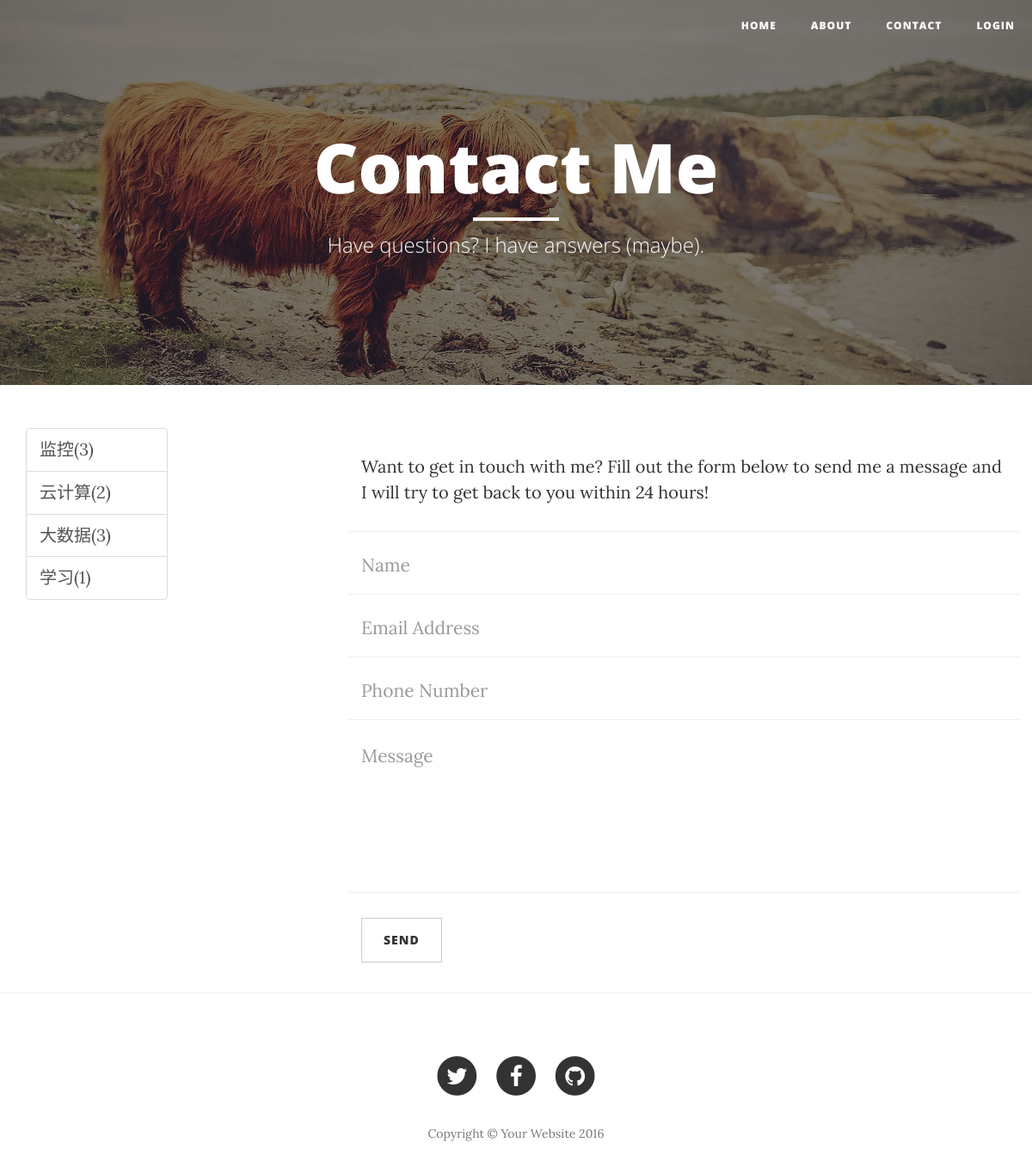
Page /blog/contact/ on the earlier database version.
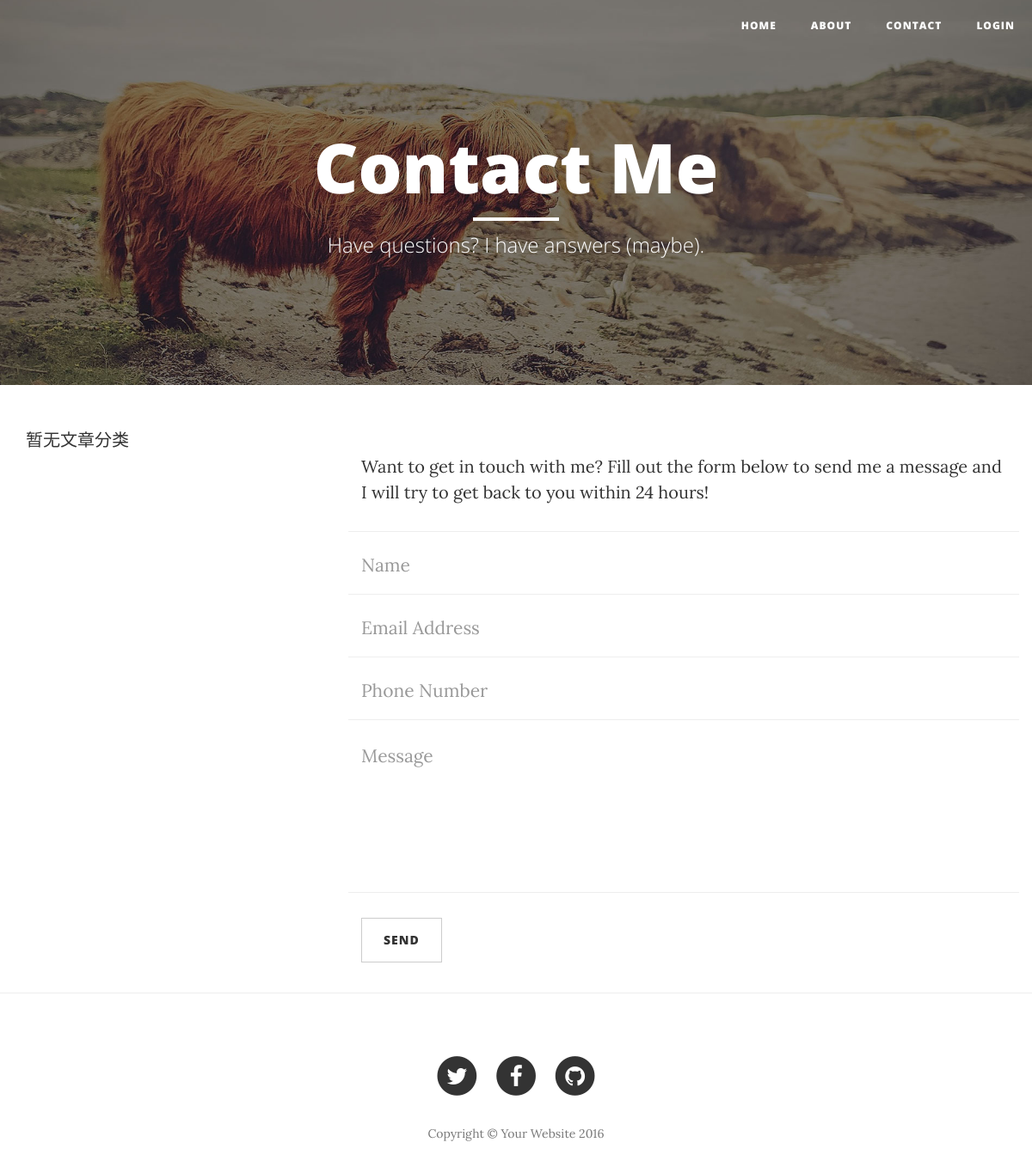
Same page on the later database version.
### blog/models.py (models this page shows)
class Category(models.Model):
    name = models.CharField(max_length=255)
    def __unicode__(self):
        return self.name

### blog/views.py (the view)
def contact(request):
    return render(request,'blog/contact.html')

### blog/templatetags/tags.py (called while the page is built)
@register.simple_tag
def get_categories():
    return Category.objects.all()

### blog/templates/blog/contact.html (shortened to what this page needs)
{% extends 'blog/base.html' %}
{% block header %}
    <header class="intro-header contact-img">
        <div class="container">
            <div class="row">
                <div class="col-lg-8 col-lg-offset-2 col-md-10 col-md-offset-1">
                    <div class="page-heading">
                        <h1>Contact Me</h1>
                        <hr class="small">
                        <span class="subheading">Have questions? I have answers (maybe).</span>
                    </div>
                </div>
            </div>
        </div>
    </header>
{% endblock header %}
{% block main %}
    <div class="container">
        <div class="row">
            <div class="col-lg-8 col-lg-offset-2 col-md-10 col-md-offset-1">
                <p>Want to get in touch with me? Fill out the form below to send me a message and I will try to get back to you within 24 hours!</p>
                <form name="sentMessage" id="contactForm" novalidate>
                    <div class="row control-group">
                        <div class="form-group col-xs-12 floating-label-form-group controls">
                            <input type="text" class="form-control" placeholder="Name" id="name" required data-validation-required-message="Please enter your name.">
                        </div>
                    </div>
                    <div class="row control-group">
                        <div class="form-group col-xs-12 floating-label-form-group controls">
                            <input type="email" class="form-control" placeholder="Email Address" id="email" required data-validation-required-message="Please enter your email address.">
                        </div>
                    </div>
                    <div class="row control-group">
                        <div class="form-group col-xs-12 floating-label-form-group controls">
                            <input type="tel" class="form-control" placeholder="Phone Number" id="phone" required data-validation-required-message="Please enter your phone number.">
                        </div>
                    </div>
                    <div class="row control-group">
                        <div class="form-group col-xs-12 floating-label-form-group controls">
                            <textarea rows="5" class="form-control" placeholder="Message" id="message" required data-validation-required-message="Please enter a message."></textarea>
                        </div>
                    </div>
                    <br>
                    <div class="row">
                        <div class="form-group col-xs-12">
                            <button type="submit" class="btn btn-default">Send</button>
                        </div>
                    </div>
                </form>
            </div>
        </div>
    </div>
{% endblock main %}

### blog/templates/blog/base.html (shortened to what this page needs)
{% load staticfiles %}
{% load tags %}
<!DOCTYPE html>
<html lang="en">
<head>
    <link href="{% static 'blog/vendor/bootstrap/css/bootstrap.min.css' %}" rel="stylesheet">
    <link href="{% static 'blog/css/clean-blog.min.css' %}" rel="stylesheet">
    <link href="{% static 'blog/vendor/font-awesome/css/font-awesome.min.css' %}" rel="stylesheet" type="text/css">
    <link href="{% static 'blog/css/django-blog.css' %}" rel="stylesheet">
    <link href="{% static 'blog/css/code.css' %}" rel="stylesheet">
</head>
<body>
    <nav class="navbar navbar-default navbar-custom navbar-fixed-top">
        <div class="container-fluid">
            <div class="navbar-header page-scroll">
                <a class="navbar-brand" href="{% url 'blog:index' %}">
                </a>
            </div>
            <div class="collapse navbar-collapse" id="bs-example-navbar-collapse-1">
                <ul class="nav navbar-nav navbar-right">
                    <li>
                        <a href="{% url 'blog:index'%}">Home</a>
                    </li>
                    <li>
                        <a href="{% url 'blog:about' %}">About</a> </li>
                    <li>
                        <a href="{% url 'blog:contact'%}">Contact</a>
                    </li>
                    <li>
                        {% if not user.is_authenticated %}
                        <a href="/users/login/?next={{ request.path }}">login</a>
                        {% else %}
                        <a href="/users/logout/?next=/">logout</a>
                        {% endif %}
                    </li>
                </ul>
            </div>
        </div>
    </nav>
    {% block header %}
    {% endblock %}
    <div class="container">
        <div class="row">
            <div class="col-lg-2 col-md-2">
                {% get_categories as categories %}
                <div class="list-group">
                {% for category in categories %}
                <a href="{% url 'blog:index' category.pk %}" class="list-group-item">
                    {{ category }}({{ category.article_set.count}})
                </a>
                {% empty %}
                暂无文章分类
                {% endfor %}
                </div>
            </div>
            {% block main %}
            {% endblock %}
        </div>
    </div>
    <hr>
    <footer>
        <div class="container">
            <div class="row">
                <div class="col-lg-8 col-lg-offset-2 col-md-10 col-md-offset-1">
                    <ul class="list-inline text-center">
                        <li>
                            <a href="#">
                                <span class="fa-stack fa-lg">
                                    <i class="fa fa-circle fa-stack-2x"></i>
                                    <i class="fa fa-twitter fa-stack-1x fa-inverse"></i>
                                </span>
                            </a>
                        </li>
                        <li>
                            <a href="#">
                                <span class="fa-stack fa-lg">
                                    <i class="fa fa-circle fa-stack-2x"></i>
                                    <i class="fa fa-facebook fa-stack-1x fa-inverse"></i>
                                </span>
                            </a>
                        </li>
                        <li>
                            <a href="#">
                                <span class="fa-stack fa-lg">
                                    <i class="fa fa-circle fa-stack-2x"></i>
                                    <i class="fa fa-github fa-stack-1x fa-inverse"></i>
                                </span>
                            </a>
                        </li>
                    </ul>
                    <p class="copyright text-muted">Copyright &copy; Your Website 2016</p>
                </div>
            </div>
        </div>
    </footer>
</body>
</html>

Differences in the rows shown:
removed Category: name "监控", article_set.count "3"
removed Category: name "云计算", article_set.count "2"
removed Category: name "大数据", article_set.count "3"
removed Category: name "学习", article_set.count "1"
Other differences:
text now shown: "暂无文章分类"
